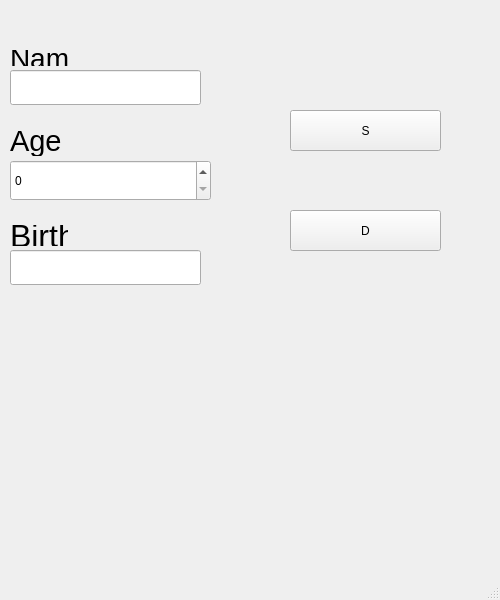
<?xml version="1.0" encoding="UTF-8"?>
<ui version="4.0">
 <class>MainWindow</class>
 <widget class="QMainWindow" name="MainWindow">
  <property name="geometry">
   <rect>
    <x>0</x>
    <y>0</y>
    <width>500</width>
    <height>600</height>
   </rect>
  </property>
  <property name="windowTitle">
   <string>MainWindow</string>
  </property>
  <widget class="QWidget" name="centralwidget">
   <widget class="QPushButton" name="S_Button">
    <property name="geometry">
     <rect>
      <x>290</x>
      <y>110</y>
      <width>151</width>
      <height>41</height>
     </rect>
    </property>
    <property name="text">
     <string>S</string>
    </property>
   </widget>
   <widget class="QPushButton" name="D_Button">
    <property name="geometry">
     <rect>
      <x>290</x>
      <y>210</y>
      <width>151</width>
      <height>41</height>
     </rect>
    </property>
    <property name="text">
     <string>D</string>
    </property>
   </widget>
   <widget class="QLineEdit" name="Name_Line">
    <property name="geometry">
     <rect>
      <x>10</x>
      <y>70</y>
      <width>191</width>
      <height>35</height>
     </rect>
    </property>
   </widget>
   <widget class="QLineEdit" name="Birth_Line">
    <property name="geometry">
     <rect>
      <x>10</x>
      <y>250</y>
      <width>191</width>
      <height>35</height>
     </rect>
    </property>
   </widget>
   <widget class="QLabel" name="label">
    <property name="geometry">
     <rect>
      <x>10</x>
      <y>50</y>
      <width>58</width>
      <height>16</height>
     </rect>
    </property>
    <property name="font">
     <font>
      <pointsize>21</pointsize>
     </font>
    </property>
    <property name="text">
     <string>Name</string>
    </property>
   </widget>
   <widget class="QLabel" name="label_2">
    <property name="geometry">
     <rect>
      <x>10</x>
      <y>125</y>
      <width>58</width>
      <height>31</height>
     </rect>
    </property>
    <property name="font">
     <font>
      <pointsize>22</pointsize>
     </font>
    </property>
    <property name="text">
     <string>Age</string>
    </property>
   </widget>
   <widget class="QLabel" name="label_3">
    <property name="geometry">
     <rect>
      <x>10</x>
      <y>225</y>
      <width>58</width>
      <height>21</height>
     </rect>
    </property>
    <property name="font">
     <font>
      <pointsize>24</pointsize>
     </font>
    </property>
    <property name="text">
     <string>Birth</string>
    </property>
   </widget>
   <widget class="QSpinBox" name="Age_Spin">
    <property name="geometry">
     <rect>
      <x>10</x>
      <y>160</y>
      <width>201</width>
      <height>41</height>
     </rect>
    </property>
   </widget>
  </widget>
  <widget class="QMenuBar" name="menubar">
   <property name="geometry">
    <rect>
     <x>0</x>
     <y>0</y>
     <width>500</width>
     <height>36</height>
    </rect>
   </property>
  </widget>
  <widget class="QStatusBar" name="statusbar"/>
 </widget>
 <resources/>
 <connections/>
</ui>
